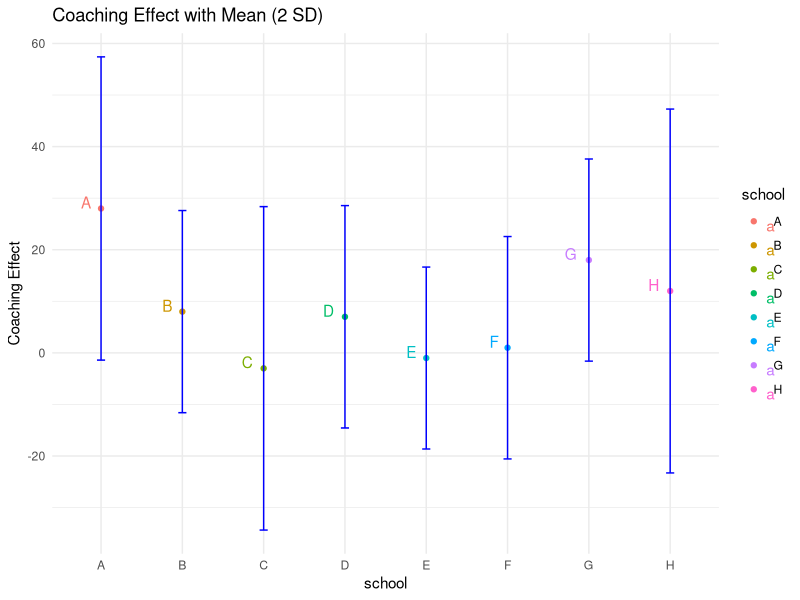
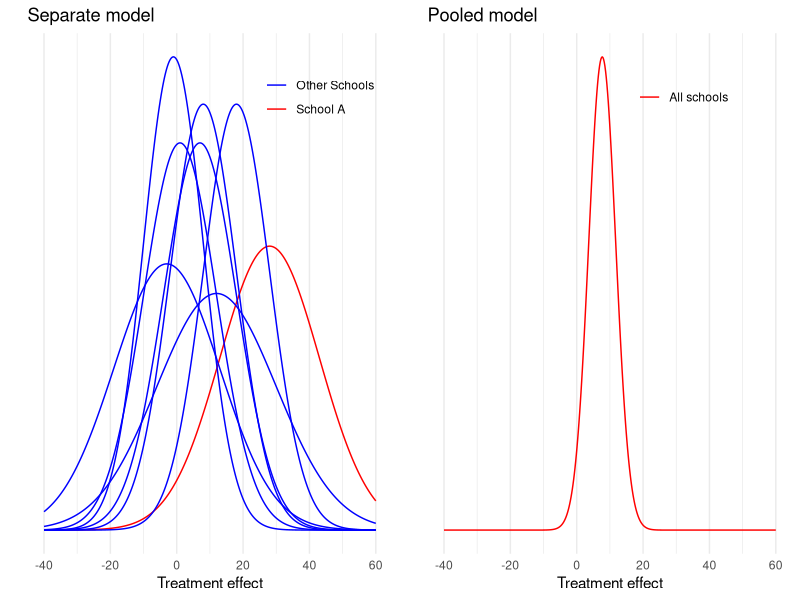

Source code (R) for these figures, in order:
## ---- chunk 1
knitr::opts_chunk$set(echo = FALSE)
require(knitr) 
require(kableExtra)
require(xtable)
library(ggplot2)
theme_set(theme_minimal())
library(gridExtra)
library(tidyr)
library(rprojroot)
y <- c(28,8,-3,7,-1,1,18,12)
s <- c(15,10,16,11,9,11,10,18)
x <- seq(-40, 60, length.out = 500)
df_sep <- mapply(function(y, s, x) dnorm(x, y, s), y, s, MoreArgs = list(x = x)) %>%
  as.data.frame() %>% setNames(LETTERS[1:8]) %>% cbind(x) %>% gather(school, p, -x)
labs1 <- c('Other Schools', 'School A')
plot_sep <- ggplot(data = df_sep) +
  geom_line(aes(x = x, y = p, color = (school=='A'), group = school)) +
  labs(x = 'Treatment effect', y = '', title = 'Separate model', color = '') +
  scale_y_continuous(breaks = NULL) +
  scale_color_manual(values = c('blue','red'), labels = labs1) +
  theme(legend.background = element_blank(), legend.position = c(0.8,0.9))
df_pool <- data.frame(x = x, p = dnorm(x, sum(y/s^2)/sum(1/s^2), sqrt(1/sum(1/s^2))))
plot_pool <- ggplot(data = df_pool) +
  geom_line(aes(x = x, y = p, color = '1')) +
  labs(x = 'Treatment effect', y = '', title = 'Pooled model', color = '') +
  scale_y_continuous(breaks = NULL) +
  scale_color_manual(values = 'red', labels = 'All schools') +
  theme(legend.background = element_blank(), legend.position = c(0.7,0.9))
## ---- chunk 2
school <- c("A","B","C","D","E","F","G","H")
y      <- c(28,8,-3,7,-1,1,18,12)
se     <- c(15,10,16,11,9,11,10,18)
table  <- data.frame(school,y,se)
table1 <- t(table)
rownames(table1) <- c("High School","Coaching Effect","SE of C.E.")
kableExtra::kable((table1)) %>%
  kable_styling(position = "center")
plot1 <- ggplot(table,aes(x=school,y=y,colour=school))+geom_point()+
    geom_errorbar(aes(ymin=y-1.96*se,ymax=y+1.96*se),width=0.1,colour="blue")+
    geom_text(aes(label=school),hjust=2, vjust=0)+
    ylab("Coaching Effect")+
    labs(title = "Coaching Effect with Mean (2 SD)")
## ---- chunk 3
plot1
## ---- chunk 4
grid.arrange(plot_sep, plot_pool,ncol=2)
